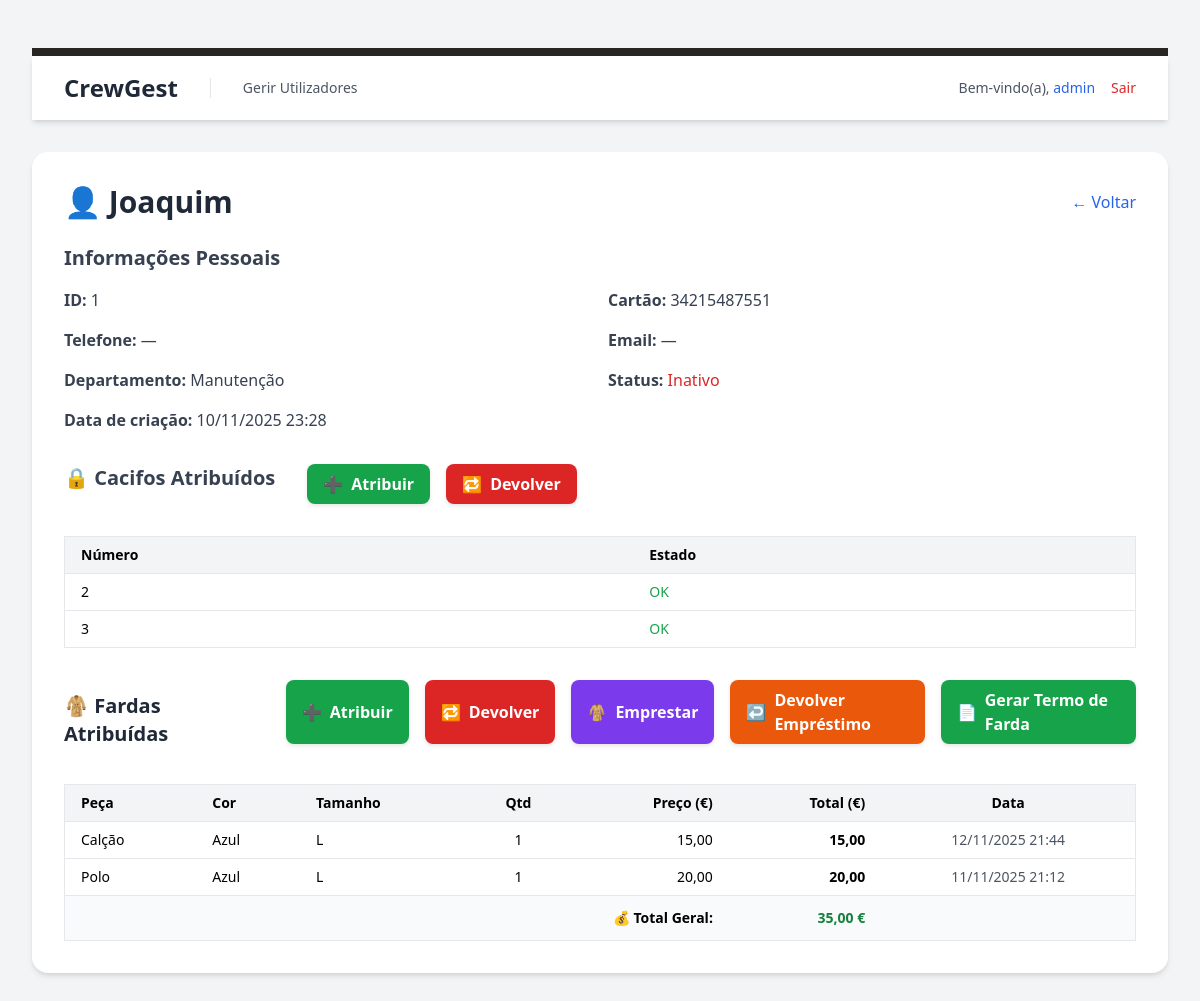
Before: /public/detalhes_colaborador.php?id=1 (signed in) with the older database file.
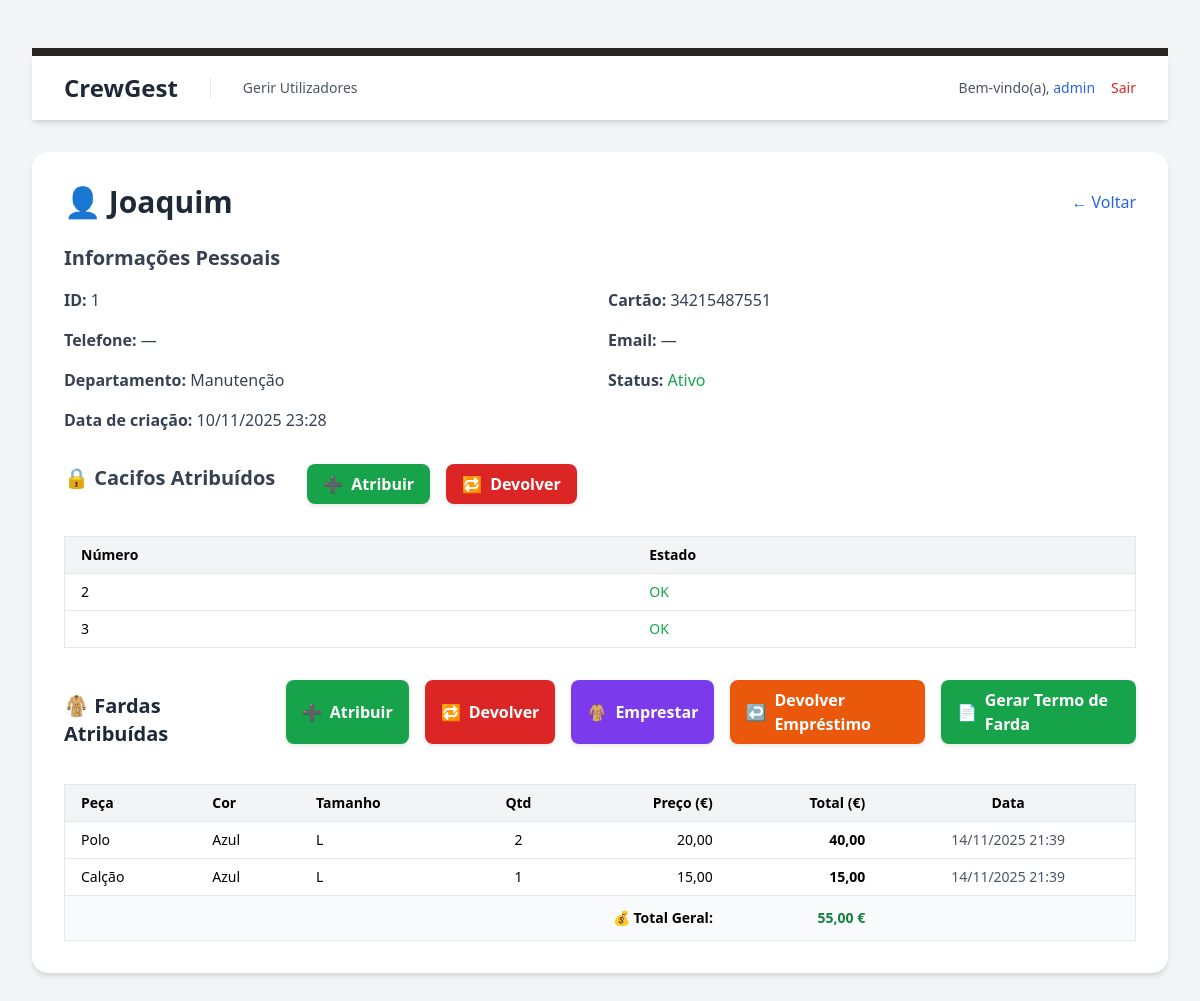
After: the same page with the newer database file.
### public/detalhes_colaborador.php (the view, shortened to what the changed rows need)
<?php
require_once '../config/db.php';
$colaborador_id = isset($_GET['id']) ? (int)$_GET['id'] : 0;
try {
    $stmt = $pdo->prepare("
        SELECT c.*, d.nome AS departamento_nome
        FROM colaboradores c
        LEFT JOIN departamentos d ON c.departamento_id = d.id
        WHERE c.id = :id
    ");
    $stmt->execute(['id' => $colaborador_id]);
    $colaborador = $stmt->fetch(PDO::FETCH_ASSOC);
    $stmtCacifos = $pdo->prepare("
        SELECT numero, avariado
        FROM cacifos
        WHERE colaborador_id = :id
        ORDER BY numero ASC
    ");
    $stmtCacifos->execute(['id' => $colaborador_id]);
    $cacifos = $stmtCacifos->fetchAll(PDO::FETCH_ASSOC);
} catch (PDOException $e) {
    die("Erro ao carregar detalhes do colaborador: " . $e->getMessage());
}
?>
<!DOCTYPE html>
<html lang="pt-PT" class="bg-gray-100">
<head>
    <link href="<?= BASE_URL ?>/public/css/style.css" rel="stylesheet">
</head>
<body class="p-8">
<main class="max-w-5xl mx-auto bg-white rounded-2xl shadow-md p-8 mt-8">
    <div class="flex items-center justify-between mb-6">
        <h1 class="text-3xl font-bold text-gray-800">
            👤 <?= htmlspecialchars($colaborador['nome']) ?>
        </h1>
    </div>
    <section class="mb-8">
        <h2 class="text-xl font-semibold text-gray-700 mb-4">Informações Pessoais</h2>
        <div class="grid grid-cols-1 md:grid-cols-2 gap-4 text-gray-700">
            <p><strong>Status:</strong>
                <?php if ($colaborador['ativo']): ?>
                    <span class="text-green-600 font-medium">Ativo</span>
                <?php else: ?>
                    <span class="text-red-600 font-medium">Inativo</span>
                <?php endif; ?>
            </p>
        </div>
    </section>
    <section class="mb-8">
        <div class="flex flex-col md:flex-row md:items-center md:justify-between gap-4 mb-4">
            <h2 class="text-xl font-semibold text-gray-700 mb-4">🔒 Cacifos Atribuídos</h2>
        </div>
        <?php if (count($cacifos) > 0): ?>
            <table class="min-w-full border border-gray-200 text-sm">
                <thead class="bg-gray-100">
                    <tr>
                        <th class="text-left px-4 py-2 border-b">Número</th>
                        <th class="text-left px-4 py-2 border-b">Estado</th>
                    </tr>
                </thead>
            </table>
        <?php else: ?>
            <p class="text-gray-600">Nenhum cacifo atribuído.</p>
        <?php endif; ?>
    </section>
    <section class="mt-8">
        <div class="flex flex-col md:flex-row md:items-center md:justify-between gap-4 mb-4">
            <h2 class="text-xl font-semibold text-gray-800 flex items-center gap-2">
                🧥 Fardas Atribuídas
            </h2>
        </div>
        <?php
        $stmt = $pdo->prepare("
            SELECT
                f.nome,
                c.nome AS cor,
                t.nome AS tamanho,
                SUM(fa.quantidade) AS quantidade_total,
                f.preco_unitario,
                MAX(fa.data_atribuicao) AS ultima_data
            FROM farda_atribuicoes fa
            JOIN fardas f ON fa.farda_id = f.id
            JOIN cores c ON f.cor_id = c.id
            JOIN tamanhos t ON f.tamanho_id = t.id
            WHERE fa.colaborador_id = :id
            GROUP BY f.nome, c.nome, t.nome, f.preco_unitario
            ORDER BY ultima_data DESC
        ");
        $stmt->execute(['id' => $colaborador['id']]);
        $fardas_atribuidas = $stmt->fetchAll(PDO::FETCH_ASSOC);
        $total_geral = 0;
        ?>
        <?php if ($fardas_atribuidas): ?>
            <div class="overflow-x-auto">
                <table class="min-w-full border border-gray-200 text-sm mt-2">
                    <thead class="bg-gray-100">
                        <tr>
                            <th class="px-4 py-2 border-b text-left">Peça</th>
                            <th class="px-4 py-2 border-b text-left">Cor</th>
                            <th class="px-4 py-2 border-b text-left">Tamanho</th>
                            <th class="px-4 py-2 border-b text-center">Qtd</th>
                            <th class="px-4 py-2 border-b text-right">Preço (€)</th>
                            <th class="px-4 py-2 border-b text-right">Total (€)</th>
                            <th class="px-4 py-2 border-b text-center">Data</th>
                        </tr>
                    </thead>
                    <tbody>
                        <?php foreach ($fardas_atribuidas as $f):
                            $total_item = $f['quantidade_total'] * $f['preco_unitario'];
                            $total_geral += $total_item;
                        ?>
                        <tr class="hover:bg-gray-50">
                            <td class="px-4 py-2 border-b"><?= htmlspecialchars($f['nome']) ?></td>
                            <td class="px-4 py-2 border-b"><?= htmlspecialchars($f['cor']) ?></td>
                            <td class="px-4 py-2 border-b"><?= htmlspecialchars($f['tamanho']) ?></td>
                            <td class="px-4 py-2 border-b text-center"><?= $f['quantidade_total'] ?></td>
                            <td class="px-4 py-2 border-b text-right"><?= number_format($f['preco_unitario'], 2, ',', '.') ?></td>
                            <td class="px-4 py-2 border-b text-right font-semibold">
                                <?= number_format($total_item, 2, ',', '.') ?>
                            </td>
                            <td class="px-4 py-2 border-b text-center text-gray-600">
                                <?= date('d/m/Y H:i', strtotime($f['ultima_data'])) ?>
                            </td>
                        </tr>
                        <?php endforeach; ?>
                    </tbody>
                    <tfoot class="bg-gray-50">
                        <tr>
                            <td colspan="5" class="px-4 py-3 text-right font-semibold">💰 Total Geral:</td>
                            <td class="px-4 py-3 text-right font-bold text-green-700">
                                <?= number_format($total_geral, 2, ',', '.') ?> €
                            </td>
                            <td></td>
                        </tr>
                    </tfoot>
                </table>
            </div>
        <?php else: ?>
            <p class="text-gray-500 italic">Nenhuma farda atribuída a este colaborador.</p>
        <?php endif; ?>
    </section>
</main>
</body>
</html>

Changed rows visible on the page:
changed colaboradores "Joaquim": ativo 0 → 1 (drawn)
Other visible differences:
$total_geral: "35,00" → "55,00"
text no longer shown: "Inativo"
text now shown: "Ativo"
new list line: "Polo Azul L 2 20,00 40,00 14/11/2025 21:39"
new list line: "Calção Azul L 1 15,00 15,00 14/11/2025 21:39"
list line gone: "Calção Azul L 1 15,00 15,00 12/11/2025 21:44"
list line gone: "Polo Azul L 1 20,00 20,00 11/11/2025 21:12"
